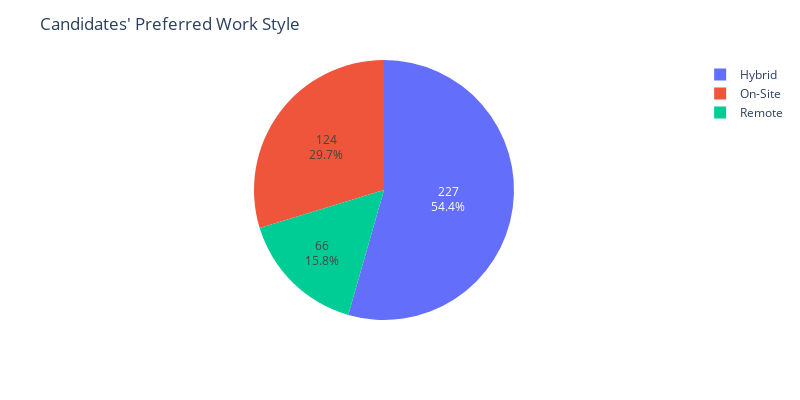

The notebook cell saved with this chart:
### Code cell
import plotly.express as px
fig = px.pie(cand_rem, values='Frequency', names='remote pref',
            width=800, height=400)

fig.update_layout(
    title_text="Candidates' Preferred Work Style",)
fig.update_traces(textinfo='percent+value')
fig.write_image("../images/candidate_profile/Candidate_pref_work.png", format='png',engine='kaleido')
fig.show()

### Figure 1 — Plotly figure (JSON) as saved in the notebook; plotly's stock layout.template omitted (floating-point values rounded to 4 significant figures)
{"data": [{"domain": {"x": [0, 1], "y": [0, 1]}, "hovertemplate": "remote pref=%{label}<br>Frequency=%{value}<extra></extra>", "labels": ["Hybrid", "On-Site", "Remote"], "legendgroup": "", "name": "", "showlegend": true, "textinfo": "percent+value", "type": "pie", "values": [227, 124, 66]}], "layout": {"height": 400, "legend": {"tracegroupgap": 0}, "margin": {"t": 60}, "title": {"text": "Candidates' Preferred Work Style"}, "width": 800}}
